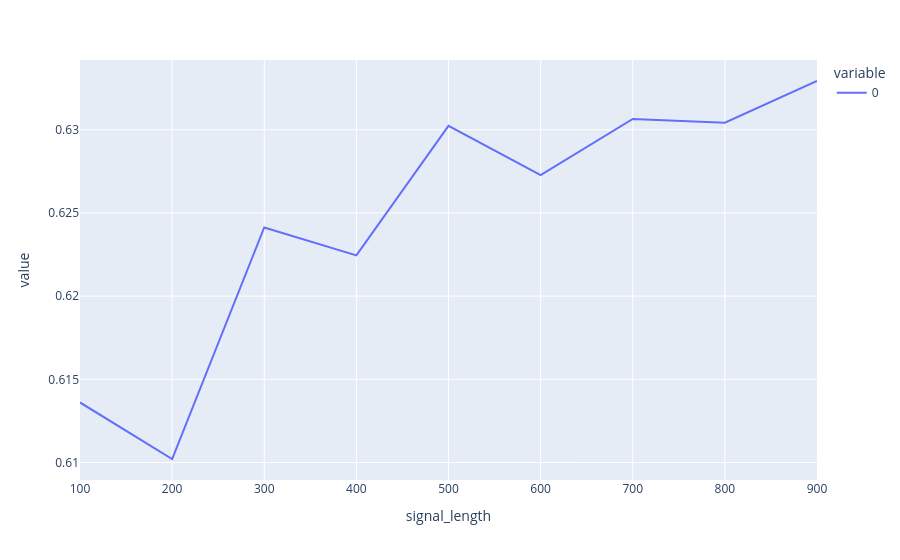

Source (notebook cell):
### Code cell
mean_exec_times.plot(backend="plotly")

### Figure 1 — Plotly figure (JSON) as saved in the notebook; plotly's stock layout.template omitted (floating-point values rounded to 4 significant figures)
{"data": [{"hovertemplate": "variable=0<br>signal_length=%{x}<br>value=%{y}<extra></extra>", "legendgroup": "0", "line": {"color": "#636efa", "dash": "solid"}, "marker": {"symbol": "circle"}, "mode": "lines", "name": "0", "orientation": "v", "showlegend": true, "type": "scatter", "x": [100, 200, 300, 400, 500, 600, 700, 800, 900], "xaxis": "x", "y": [0.6136, 0.6102, 0.6241, 0.6224, 0.6302, 0.6273, 0.6306, 0.6304, 0.6329], "yaxis": "y"}], "layout": {"legend": {"title": {"text": "variable"}, "tracegroupgap": 0}, "margin": {"t": 60}, "xaxis": {"anchor": "y", "domain": [0, 1], "title": {"text": "signal_length"}}, "yaxis": {"anchor": "x", "domain": [0, 1], "title": {"text": "value"}}}}
